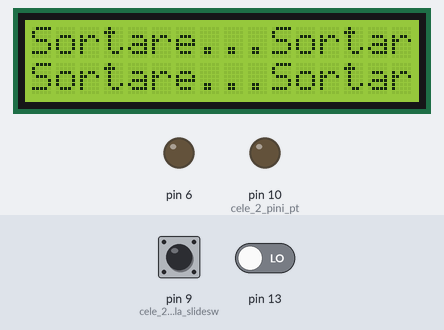
Simulated run of this sketch. Board: Arduino Uno, built with avr-gcc and run on an emulated ATmega328P. Shown: 16×2 character LCD, output pins drawn as LEDs (lit = HIGH). The inputs (shaded band) are chosen by the test bench; at power-on: pin 9 (cele_2_pini_de_la_slidesw) LOW, pin 13 LOW.

Above: at 3.2 s.
3.3 s: pin 9 (cele_2_pini_de_la_slidesw) pulled HIGH for 0.15 s
At 4.6 s:
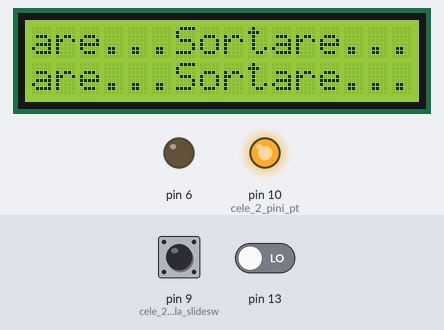
4.9 s: pin 13 driven HIGH
At 6.0 s:
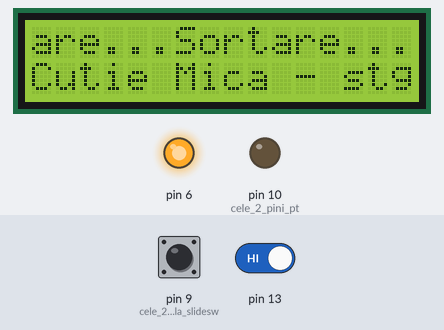
6.4 s: pin 13 driven LOW
At 7.3 s:
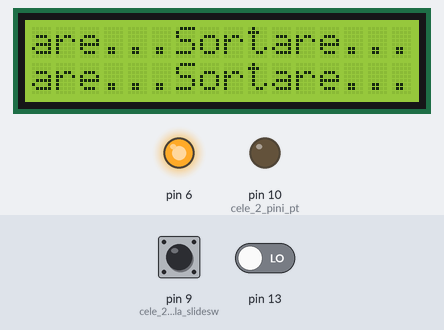
7.9 s: pin 9 (cele_2_pini_de_la_slidesw) pulled HIGH for 1 s
At 8.2 s:
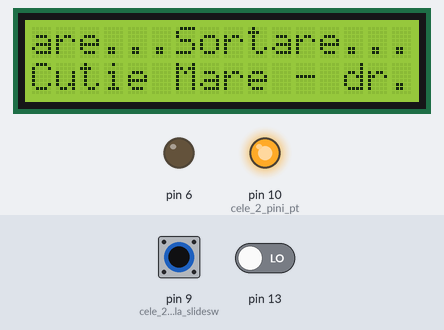
10.4 s: pin 9 (cele_2_pini_de_la_slidesw) pulled HIGH for 3.2 s
Timing chart, 0 to 13.4 s (numbered marks = the images above; inputs shaded):
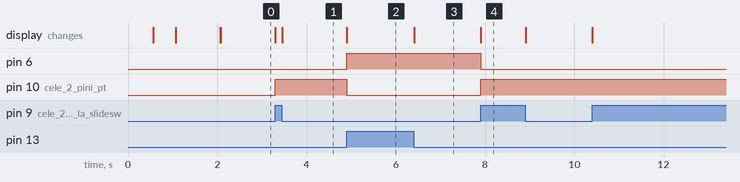

Measured:
- after the input at 3.3 s, pin 10 (cele_2_pini_pt): LOW → HIGH at once; the display: first changes at once (image 1 shows a later state)
- after the input at 4.9 s, pin 6: LOW → HIGH at once; pin 10 (cele_2_pini_pt): HIGH → LOW at once; the display: changes at once (image 2)
- after the input at 6.4 s, the display: first changes at once (image 3 shows a later state)
- after the input at 7.9 s, pin 6: HIGH → LOW at once; pin 10 (cele_2_pini_pt): LOW → HIGH at once; the display: changes at once (image 4)

The sketch:

neat_amberis_migelo1.ino
```cpp
#include <LiquidCrystal.h>

LiquidCrystal lcd(12, 11, 5, 4, 3, 2);

void setup() {
  pinMode(13,INPUT);
  pinMode(9, INPUT); //cele 2 pini de la slideswitch pt. a da directia (cutie mare sau mica)
  pinMode(6, OUTPUT);
  pinMode(10, OUTPUT); //cele 2 pini pt. motorul pas cu pas
  //sunt pini de PWM pentru a putea controla si viteza motorului
  //de asemenea, cu un motor cu encoder ar fi fost mai frumos
  //dar nu am avut timp sa implementez cu encoder
  //cu cele 2 pini pot controla si directia motorului
  lcd.begin(16, 2);
  lcd.print("Initializing.");
  delay(500);
  lcd.print(".");
  delay(500);
  lcd.print(".");
  delay(1000);
  lcd.clear();
}

void loop() {
  lcd.print("Sortare...");
  if(digitalRead(13) == HIGH){ //deplasare la stanga, cutie mica
    	lcd.setCursor(0,1);
        lcd.print("Cutie Mica - stg");
    	digitalWrite(6, HIGH);
    	digitalWrite(10, LOW); //motorul se invarte la stanga
  } else
  if(digitalRead(9) == HIGH){
  		lcd.setCursor(0,1);
    	lcd.print("Cutie Mare - dr.");
    	digitalWrite(6, LOW);
    	digitalWrite(10, HIGH);
  }
}
 
```
